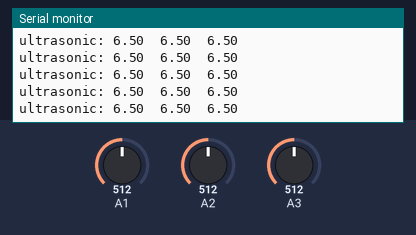
A sketch run on a simulated Arduino Uno, built with avr-gcc and run on an emulated ATmega328P. Shown: the last lines printed to the serial monitor. The inputs (shaded band) are chosen by the test bench; at power-on: A1 = 512, A2 = 512, A3 = 512.

Above: at 1.2 s.
1.3 s: A1 set to 716
At 1.59 s:
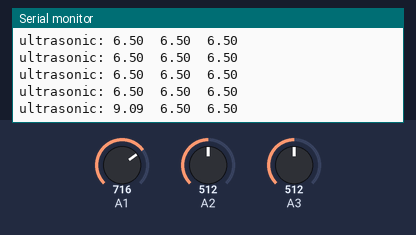
2.8 s: A2 set to 716
At 2.82 s:
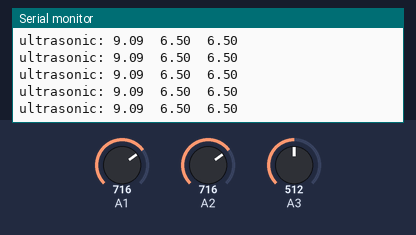
4.3 s: A3 set to 716
At 4.46 s:
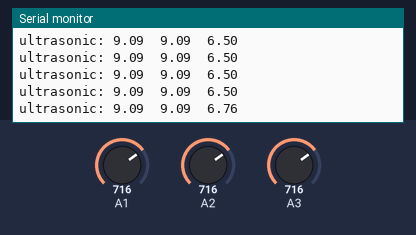
5.8 s: A1 set to 900
At 5.89 s:
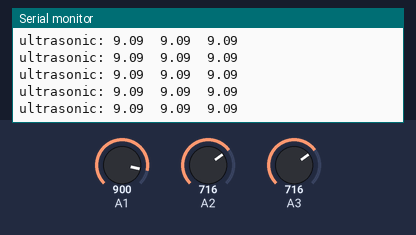
7.3 s: A2 set to 900
At 7.32 s:
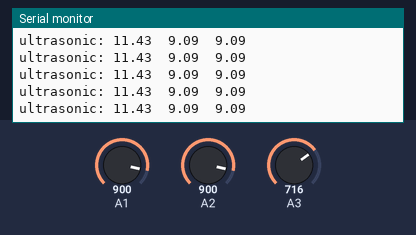
8.8 s: A3 set to 900
At 8.96 s:
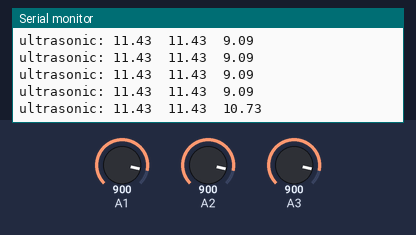
Timing chart, 0 to 11.3 s (numbered marks = the images above; inputs shaded):
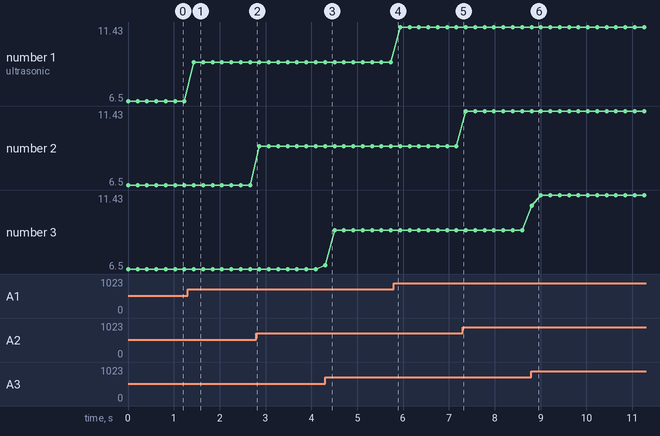

The sketch:

ultrasonic_test.ino
```cpp
const int anPin = 1;

//variables needed to store values
long anVolt, inches, cm;
int sum = 0; //Create sum variable so it can be averaged
int avgrange = 10; //Quantity of values to average (sample size)

void setup() {
  Serial.begin(115200);
}

float ultrasonic_dist[3];

void loop() {
  read_ultrasonic();
  Serial.print("ultrasonic: ");
  Serial.print(ultrasonic_dist[0]);
  Serial.print('\t');
  Serial.print(ultrasonic_dist[1]);
  Serial.print('\t');
  Serial.print(ultrasonic_dist[2]);
  Serial.println();
  delay(200);


  /*
  //MaxSonar Analog reads are known to be very sensitive. See the Arduino forum for more information.
  //A simple fix is to average out a sample of n readings to get a more consistent reading.
  //Even with averaging I still find it to be less accurate than the PW method.
  //This loop gets 60 reads and averages them
  unsigned long start_time = micros();
  for (int i = 0; i < avgrange ; i++) {
    //Used to read in the analog voltage output that is being sent by the MaxSonar device.
    //Scale factor is (Vcc/512) per inch. A 5V supply yields ~9.8mV/in
    //Arduino analog pin goes from 0 to 1024, so the value has to be divided by 2 to get the actual inches
    anVolt = analogRead(anPin) / 2;
    sum += anVolt;
  }

  inches = sum / avgrange;
  cm = inches * 2.54;
  Serial.println(micros() - start_time);
  Serial.print(inches);
  Serial.print("in, ");
  Serial.print(cm);
  Serial.print("cm");
  Serial.println();

  //reset sample total
  sum = 0;
  delay(500);
  */
}


void read_ultrasonic() {
  int sumF=0, sumL=0, sumR=0;
  for (unsigned int i = 0; i < 10 ; i++) {
    sumF += analogRead(1) / 2;
    sumL += analogRead(2) / 2;
    sumR += analogRead(3) / 2;
  }
  ultrasonic_dist[0] = (float)sumF / 10.0 * 0.0254;
  ultrasonic_dist[1] = (float)sumL / 10.0 * 0.0254;
  ultrasonic_dist[2] = (float)sumR / 10.0 * 0.0254;
}
```

Measured:
- after the input at 1.3 s, the serial monitor: prints a new line after 0.14 s (image 1)
- after the input at 4.3 s, the serial monitor: prints a new line at once (image 3)
- after the input at 8.8 s, the serial monitor: prints a new line at once (image 6)
- plotted number 1: 6.5 → 9.09 after the input at 1.3 s, 9.09 → 11.43 after the input at 5.8 s
